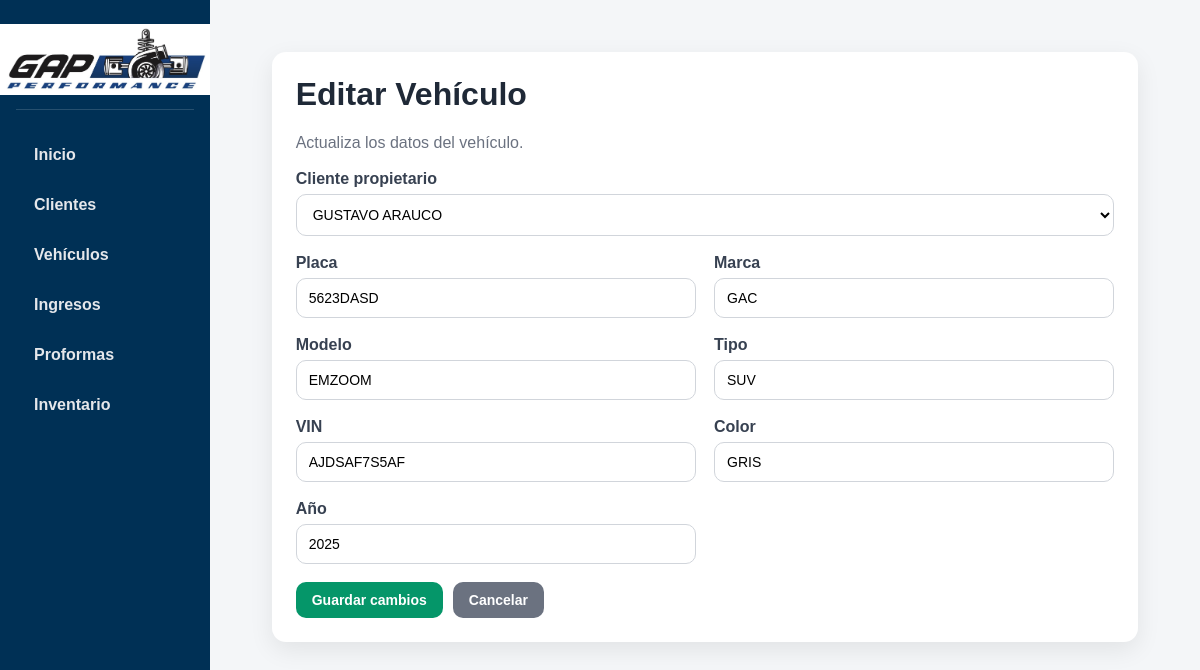
The page /vehiculos/9/editar on the database its author committed.
### tables this page shows
CREATE TABLE vehiculos (
    id_vehiculo INTEGER PRIMARY KEY AUTOINCREMENT,
    id_cliente INTEGER NOT NULL,
    placa TEXT NOT NULL UNIQUE,
    marca TEXT NOT NULL,
    modelo TEXT NOT NULL,
    tipo TEXT,
    vin TEXT,
    color TEXT,
    anio INTEGER,
    FOREIGN KEY (id_cliente) REFERENCES clientes(id_cliente)
);

CREATE TABLE clientes (
    id_cliente INTEGER PRIMARY KEY AUTOINCREMENT,
    nombre_completo TEXT NOT NULL,
    telefono TEXT NOT NULL,
    ci_nit TEXT,
    direccion TEXT
);

### app.py (the view, shortened to what this page needs)
@app.route("/vehiculos/<int:id_vehiculo>/editar", methods=["GET", "POST"])
def editar_vehiculo(id_vehiculo):
    conexion = conectar_db()
    cursor = conexion.cursor()
    cursor.execute("SELECT * FROM vehiculos WHERE id_vehiculo = ?", (id_vehiculo,))
    vehiculo = cursor.fetchone()
    cursor.execute("SELECT * FROM clientes ORDER BY nombre_completo ASC")
    clientes = cursor.fetchall()
    conexion.close()
    return render_template("editar_vehiculo.html", vehiculo=vehiculo, clientes=clientes)

### app.py (called while the page is built)
def conectar_db():
    conexion = sqlite3.connect("taller.db")
    conexion.row_factory = sqlite3.Row
    return conexion

### templates/editar_vehiculo.html (shortened to what this page needs)
{% extends "base.html" %}
{% block content %}
<div class="card">
    <div class="page-header">
        <div>
            <h1>Editar Vehículo</h1>
            <p>Actualiza los datos del vehículo.</p>
        </div>
    </div>
    <form method="POST">
        <div class="form-grid">
            <div class="form-group full">
                <label>Cliente propietario</label>
                <select name="id_cliente" required>
                    {% for cliente in clientes %}
                        <option value="{{ cliente['id_cliente'] }}" {% if cliente['id_cliente'] == vehiculo['id_cliente'] %}selected{% endif %}>
                            {{ cliente['nombre_completo'] }}
                        </option>
                    {% endfor %}
                </select>
            </div>
            <div class="form-group">
                <label>Placa</label>
                <input type="text" name="placa" value="{{ vehiculo['placa'] }}" required>
            </div>
            <div class="form-group">
                <label>Marca</label>
                <input type="text" name="marca" value="{{ vehiculo['marca'] }}" required>
            </div>
            <div class="form-group">
                <label>Modelo</label>
                <input type="text" name="modelo" value="{{ vehiculo['modelo'] }}" required>
            </div>
            <div class="form-group">
                <label>Tipo</label>
                <input type="text" name="tipo" value="{{ vehiculo['tipo'] or '' }}">
            </div>
            <div class="form-group">
                <label>VIN</label>
                <input type="text" name="vin" value="{{ vehiculo['vin'] or '' }}">
            </div>
            <div class="form-group">
                <label>Color</label>
                <input type="text" name="color" value="{{ vehiculo['color'] or '' }}">
            </div>
            <div class="form-group">
                <label>Año</label>
                <input type="number" name="anio" value="{{ vehiculo['anio'] or '' }}">
            </div>
        </div>
        <div class="form-actions">
            <button class="btn btn-success" type="submit">Guardar cambios</button>
            <a class="btn btn-secondary" href="/vehiculos">Cancelar</a>
        </div>
    </form>
</div>
{% endblock %}

### static/style.css (style rules this page uses)
* { box-sizing: border-box; }
body { margin: 0; font-family: Arial, Helvetica, sans-serif; background-color: #f4f6f8; color: #1f2937; }
a { text-decoration: none; }
h1, h2, h3 { margin-top: 0; }
.card { background: white; border-radius: 14px; padding: 24px; box-shadow: 0 8px 24px rgba(0, 0, 0, 0.08); margin-bottom: 24px; }
.btn { display: inline-block; padding: 10px 16px; border: none; border-radius: 10px; cursor: pointer; font-size: 14px; font-weight: bold; transition: 0.2s; }
.btn-secondary { background: #6b7280; color: white; }
.btn-success { background: #059669; color: white; }
.form-grid { display: grid; grid-template-columns: 1fr 1fr; gap: 18px; }
.form-group { display: flex; flex-direction: column; }
.form-group.full { grid-column: 1 / -1; }
label { font-weight: bold; margin-bottom: 6px; color: #374151; }
input, select, textarea { width: 100%; padding: 11px 12px; border: 1px solid #d1d5db; border-radius: 10px; background: #fff; font-size: 14px; transition: 0.2s; }
.form-actions { margin-top: 18px; display: flex; gap: 10px; flex-wrap: wrap; }
.page-header { display: flex; justify-content: space-between; align-items: center; gap: 12px; flex-wrap: wrap; margin-bottom: 18px; }
.page-header p { margin: 0; color: #6b7280; }

### rows shown on the page
vehiculos: id_cliente "GUSTAVO ARAUCO", placa "5623DASD", marca "GAC", modelo "EMZOOM", tipo "SUV", vin "AJDSAF7S5AF", color "GRIS", anio "2025"
